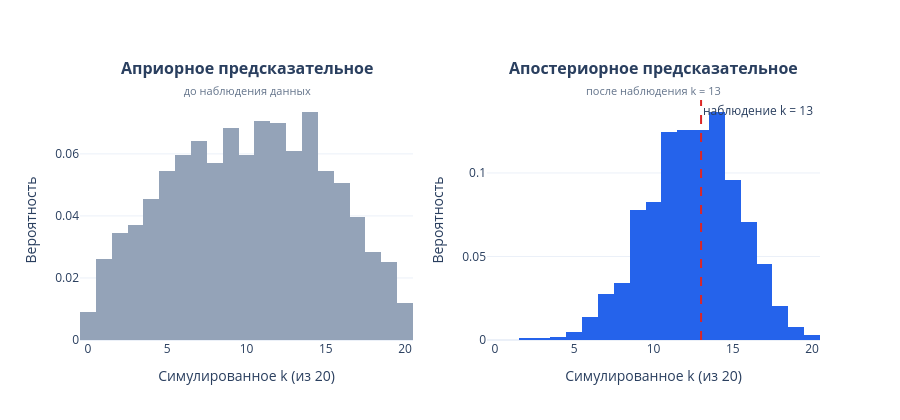

Notebook code for this chart:
### Markdown cell above
## 7. априорное и апостериорное предсказание
###  Откуда берутся предсказания? (анонс занятия 4)
▶ **ЗАПУСКАЕМ ВМЕСТЕ**: до сих пор $\theta$ был фиксирован. Вместо фиксированного $\theta$ извлеките его из априорного распределения $\operatorname{Beta}(2, 2)$ перед генерацией чисел; затем повторите с апостериорным $\operatorname{Beta}(2 + 13, 2 + 7)$ после наблюдения $k = 13$. Так оба источника неопределённости видны одновременно.

### Code cell
# 1. Априорное: Beta(2, 2)
prior_a, prior_b = 2, 2
theta_prior_draws = rng.beta(prior_a, prior_b, size=2000)
y_prior_pred = rng.binomial(n=N_obs, p=theta_prior_draws)      # априорное предсказательное

# 2. Апостериорное: Beta(2 + 13, 2 + 7) = Beta(15, 9)
post_a = prior_a + k_obs
post_b = prior_b + (N_obs - k_obs)
theta_post_draws = rng.beta(post_a, post_b, size=2000)
y_post_pred = rng.binomial(n=N_obs, p=theta_post_draws)        # апостериорное предсказательное

fig_pred = make_subplots(rows=1, cols=2, subplot_titles=[
    '<b>Априорное предсказательное</b><br><span style="font-size:11px;color:#64748b">до наблюдения данных</span>',
    '<b>Апостериорное предсказательное</b><br><span style="font-size:11px;color:#64748b">после наблюдения k = 13</span>'])
fig_pred.add_trace(go.Histogram(x=y_prior_pred, histnorm='probability', marker_color='#94a3b8'), row=1, col=1)
fig_pred.add_trace(go.Histogram(x=y_post_pred, histnorm='probability', marker_color='#2563eb'), row=1, col=2)
fig_pred.add_vline(x=k_obs, line_dash='dash', line_color='#dc2626', annotation_text='наблюдение k = 13', row=1, col=2)
fig_pred.update_layout(template='plotly_white', height=420, showlegend=False)
fig_pred.update_xaxes(title_text='Симулированное k (из 20)', range=[-0.5, 20.5])
fig_pred.update_yaxes(title_text='Вероятность')
fig_pred.show()

print(f"Среднее априорного предсказания:     {y_prior_pred.mean():.2f} (SD = {y_prior_pred.std():.2f})")
print(f"Среднее апостериорного предсказания: {y_post_pred.mean():.2f} (SD = {y_post_pred.std():.2f})")
print(f"Апостериорное среднее параметра:     {theta_post_draws.mean():.4f} (SD = {theta_post_draws.std():.4f})")

### Figure 1 — Plotly figure (JSON) as saved in the notebook; plotly's stock layout.template omitted (floating-point values rounded to 4 significant figures; data arrays with more than 128 entries replaced by an {"elided": "..."} marker saying what was removed)
{"data": [{"histnorm": "probability", "marker": {"color": "#94a3b8"}, "type": "histogram", "x": {"elided": "2000 int values"}, "xaxis": "x", "yaxis": "y"}, {"histnorm": "probability", "marker": {"color": "#2563eb"}, "type": "histogram", "x": {"elided": "2000 int values"}, "xaxis": "x2", "yaxis": "y2"}], "layout": {"annotations": [{"font": {"size": 16}, "showarrow": false, "text": "<b>Априорное предсказательное</b><br><span style=\"font-size:11px;color:#64748b\">до наблюдения данных</span>", "x": 0.225, "xanchor": "center", "xref": "paper", "y": 1, "yanchor": "bottom", "yref": "paper"}, {"font": {"size": 16}, "showarrow": false, "text": "<b>Апостериорное предсказательное</b><br><span style=\"font-size:11px;color:#64748b\">после наблюдения k = 13</span>", "x": 0.775, "xanchor": "center", "xref": "paper", "y": 1, "yanchor": "bottom", "yref": "paper"}, {"showarrow": false, "text": "наблюдение k = 13", "x": 13, "xanchor": "left", "xref": "x2", "y": 1, "yanchor": "top", "yref": "y2 domain"}], "height": 420, "shapes": [{"line": {"color": "#dc2626", "dash": "dash"}, "type": "line", "x0": 13, "x1": 13, "xref": "x2", "y0": 0, "y1": 1, "yref": "y2 domain"}], "showlegend": false, "xaxis": {"anchor": "y", "domain": [0, 0.45], "range": [-0.5, 20.5], "title": {"text": "Симулированное k (из 20)"}}, "xaxis2": {"anchor": "y2", "domain": [0.55, 1], "range": [-0.5, 20.5], "title": {"text": "Симулированное k (из 20)"}}, "yaxis": {"anchor": "x", "domain": [0, 1], "title": {"text": "Вероятность"}}, "yaxis2": {"anchor": "x2", "domain": [0, 1], "title": {"text": "Вероятность"}}}}
